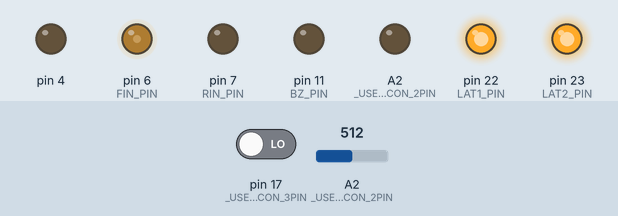
Recording of a sketch running on a simulated Arduino Leonardo, built with avr-gcc and run on an emulated ATmega32U4. Parts: output pins drawn as LEDs (lit = HIGH). The test bench sets the inputs (shaded band); at power-on: pin 17 (_USER_CON_3PIN) LOW, A2 (_USER_CON_2PIN) = 512.

Above: at 0.1 s.
Timing chart, 0 to 1.6 s (numbered marks = the images above):
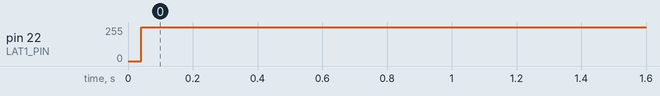

Measured:
- by itself, pin 22 (LAT1_PIN): 0/255 → 255/255 at 0.04 s

The sketch:

kadai2.ino
```cpp
#define USE_TIMER3_ISR
#include "mono_con.h"

const int segptn[] = { 0x50, 0x38, 0x00 };
const int highEdge = 1023 - 200;

int ypos, preypos;
int ph, preph;
bool phps = false, swps = false;

int idx = 0, preidx = 0;
bool iscw = false, isccw = false;

word in, wait;

void DMcw(int speed = 80) {
	analogWrite(FIN_PIN, speed);
	digitalWrite(RIN_PIN, LOW);
}

void DMccw(int speed = 80) {
	digitalWrite(FIN_PIN, LOW);
	analogWrite(RIN_PIN, speed);
}

void DMstop() {
	digitalWrite(FIN_PIN, HIGH);
	digitalWrite(RIN_PIN, HIGH);
}

ISR(TIMER3_COMPA_vect) {
	if (in++ > 5) {
		in = 0;

		ypos = analogRead(A2);
		ph = digitalRead(_USER_CON_3PIN);

		if (ypos > highEdge && preypos <= highEdge) swps = true;
		if (ph == HIGH && preph == LOW) phps = true;

		preypos = ypos;
		preph = ph;
	}

	if (wait > 0) {
		wait--;
		DMstop();
	} else if (iscw) {
		DMcw();
		iscw = false;
	} else if (isccw) {
		DMccw();
		isccw = false;
	}
}

void setup() {
	config_init();
	serial_init();

	ypos = preypos = analogRead(A2);
	ph = preph = digitalRead(_USER_CON_3PIN);

	DMcw();
	disp(0x00, segptn[0]);
}

void loop() {
	if (phps) {
		phps = false;
		if (++idx > 2) idx = 0;
		disp(0x00, segptn[idx]);
	}

	if (swps) {
		swps = false;

		if (idx == 0) {
			if (preidx == 1) {
				wait = 150;
				iscw = true;
			} else {
				DMcw();
			}
		} else if (idx == 1) {
			if (preidx == 0) {
				wait = 150;
				isccw = true;
			} else {
				DMccw();
			}
		} else DMstop();
		preidx = idx;
	}
}
```

mono_con.h
```cpp
//===================================================================================================================
//
//  高校生ものづくりコンテスト2026岡山県大会用 ArduinoShield
//
//    出力回路: 百エディケーション製
//    https://hyakuedu.wordpress.com/
//
//    CPU Board: Arduino MEGA 2560 R3
//                                     2026/01/08 OKAKO
//
//===================================================================================================================
#ifndef _MONO_CON_2026_H
#define _MONO_CON_2026_H

//--- Arduino  ATmega2560 Input
#define _USER_CON_1PIN A1
#define _USER_CON_2PIN A2
#define _USER_CON_3PIN 17
#define _USER_CON_4PIN 18
#define _USER_CON_5PIN 19
#define _USER_CON_6PIN 40
#define _USER_CON_7PIN 42
#define _USER_CON_8PIN 20 //GND

//--- OKAKO_Shield_CN2
#define BOARD_SW_PIN 26
#define BZ_PIN 11
#define FIN_PIN 6
#define RIN_PIN 7
#define LAT2_PIN 23
#define LAT1_PIN 22
#define SCK_PIN 24
#define SDI_PIN 25

//--- セグメントLED 0-9,blank
int num[11] = { 0x3f, 0x06, 0x5b, 0x4f, 0x66,  //0, 1, 2, 3, 4
                0x6d, 0x7d, 0x27, 0x7f, 0x6f,  //5, 6, 7, 8, 9
                0x00 };                        //blank

//--- レジスタ初期設定
void config_init(void) {
  pinMode(_USER_CON_1PIN, INPUT);
  pinMode(_USER_CON_2PIN, INPUT);
  pinMode(_USER_CON_3PIN, INPUT);
  pinMode(_USER_CON_4PIN, INPUT);
  pinMode(_USER_CON_5PIN, INPUT);
  pinMode(_USER_CON_6PIN, INPUT);
  pinMode(_USER_CON_7PIN, INPUT);

  pinMode(_USER_CON_8PIN, OUTPUT);
  digitalWrite(_USER_CON_8PIN, LOW); //IN_D4をGND設定

  pinMode(BOARD_SW_PIN, INPUT);
  pinMode(BZ_PIN, OUTPUT);
  pinMode(RIN_PIN, OUTPUT);
  pinMode(FIN_PIN, OUTPUT);
  pinMode(LAT1_PIN, OUTPUT);
  pinMode(LAT2_PIN, OUTPUT);
  pinMode(SCK_PIN, OUTPUT);
  pinMode(SDI_PIN, OUTPUT);

  ////////// DCモータ制御用PWM信号生成用のタイマ(Timer4)の周波数を31.37KHzに変更 //////////
  TCCR4B = (TCCR4B & 0b11111000) | 0x01;

#ifdef USE_TIMER3_ISR
  ////////// 1ms割り込み用のタイマ(Timer3)の初期化 //////////
  TCCR3A = 0;
  TCCR3B = 0x0b;
  // OCR3A = 124;
  OCR3A = 249;
  TIMSK3 = 2;
#endif
}

//--- 構造体宣言bitset
struct bitset {
  int SDI : 1;   // bit0 シリアルデータ
  int SCK : 1;   // bit1 シリアルクロック
  int LAT1 : 1;  // bit2 7seg LED 系ラッチ
  int LAT2 : 1;  // bit3 フルカラーLED,step モータ系ラッチ
  int DCM : 2;   // bit4,5 DC モータの動作モード
  int BZ : 1;    // bit6 圧電スピーカ
  int TSW : 1;   // bit7 タクトスイッチ入力
};
struct bitset RC;  // 構造体変数

//--- 共用体宣言lm (LED & step Motor)
union {
  struct
  {               //--- 構造体宣言，bit というグループ名
    int SM : 4;   // bit0 ～ bit3 ステッピングモータ励磁信号
    int R : 1;    // bit4 フルカラーLED，赤色
    int B : 1;    // bit5 フルカラーLED，青色
    int G : 1;    // bit6 フルカラーLED，緑色
    int res : 1;  // bit7 未使用
  } bit;          // bit アクセス名
  struct
  {
    int SM : 4;
    int GBR : 3;  // フルカラーLED, カラーコードを3bitで指定
    int res : 1;
  } color;  // GBRを3ビットアクセス名
  int b8;   // byte アクセス名
} lm;       // 共用体変数名

//--- U1,U2,U3初期化
void serial_init(void) {
  //U1
  digitalWrite(LAT1_PIN, LOW);
  shiftOut(SDI_PIN, SCK_PIN, MSBFIRST, 0x00);
  digitalWrite(LAT1_PIN, HIGH);

  //U2
  digitalWrite(LAT1_PIN, LOW);
  shiftOut(SDI_PIN, SCK_PIN, MSBFIRST, 0x00);
  digitalWrite(LAT1_PIN, HIGH);

  //u3
  digitalWrite(LAT2_PIN, LOW);
  shiftOut(SDI_PIN, SCK_PIN, MSBFIRST, 0x00);
  digitalWrite(LAT2_PIN, HIGH);
}

//--- 2桁7セグメントLEDの表示関数
int disp(char leftPat, char rightPat) {
  digitalWrite(LAT1_PIN, LOW);
  shiftOut(SDI_PIN, SCK_PIN, MSBFIRST, leftPat);
  digitalWrite(LAT1_PIN, HIGH);

  digitalWrite(LAT1_PIN, LOW);
  shiftOut(SDI_PIN, SCK_PIN, MSBFIRST, rightPat);
  digitalWrite(LAT1_PIN, HIGH);
}

//--- ステッピングモータの初期設定関数
int stepm_init(int n) {
  int spm[5] = { 0x9,     // A
                 0xc,     // B
                 0x6,     // nA
                 0x3,     // nB
                 0x00 };  // Stop

  return spm[n];
}

//--- フルカラーLEDとステッピングモータの動作制御関数
int led_stepmotor(char n) {
  digitalWrite(LAT2_PIN, LOW);
  shiftOut(SDI_PIN, SCK_PIN, MSBFIRST, n);
  digitalWrite(LAT2_PIN, HIGH);
}

#endif
```
